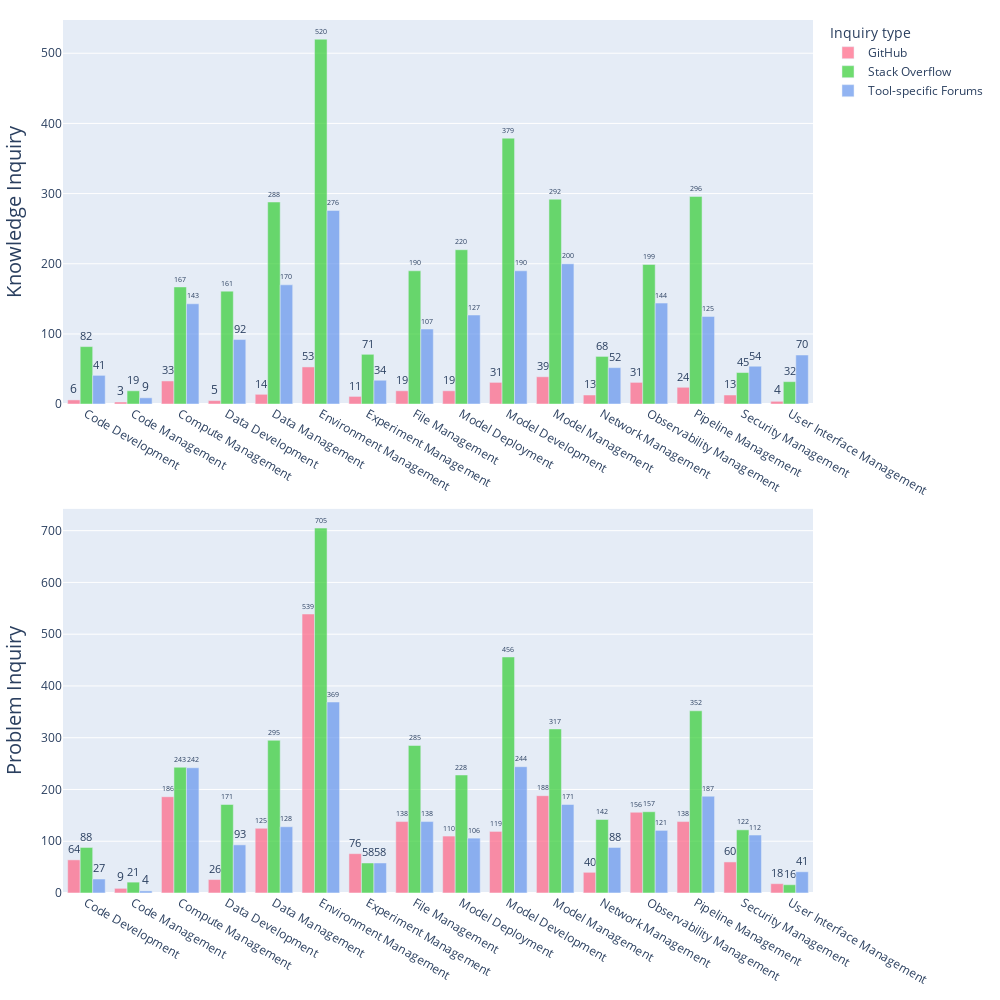

Write notebook code for a chart like this one.
### Code cell
df = pd.read_json(os.path.join(path_rq3, 'forums.json'))
df = filter_open_posts(df)
df['Challenge_topic_macro'] = df['Challenge_topic_macro'].apply(lambda x: macro_topic_indexing[x])

n = len(df['Challenge_type'].unique())
fig = make_subplots(rows=n, cols=1, shared_xaxes=False, vertical_spacing=0.12)

for i, (type, type_group) in enumerate(df.groupby('Challenge_type')):
    show_legend = True if i == 0 else False
    for forum_name, forum_group in type_group.groupby('Platform'):
        categories = []
        rates = []
        
        for name, topic_group in forum_group.groupby('Challenge_topic_macro'):
            categories.append(name)
            rates.append(len(topic_group))
            
        fig.add_trace(go.Bar(
            x=categories, 
            y=rates, 
            name=forum_name, 
            showlegend=show_legend,
            marker_color=color_map[forum_name],
            text=rates, 
            textposition='outside'), 
        row=i+1, 
        col=1)
        fig.update_yaxes(title_text=f'{type[0].upper() + type[1:]} Inquiry', title_font=dict(size=20), row=i+1, col=1)

fig.update_layout(
    width=1000, 
    height=1000,
    margin=go.layout.Margin(
        l=20,  # left margin
        r=20,  # right margin
        b=20,  # bottom margin
        t=20,  # top margin
    ),
    legend_title='Inquiry type',
    boxmode='group' 
)
fig.show()
pio.full_figure_for_development(fig, warn=False)
fig.write_image(os.path.join(path_rq3, 'Macro-topics frequency histogram.pdf'), engine="kaleido")

### Figure 1 — Plotly figure (JSON) as saved in the notebook; plotly's stock layout.template omitted (floating-point values rounded to 4 significant figures)
{"data": [{"marker": {"color": "rgba(255, 99, 132, 0.7)"}, "name": "GitHub", "showlegend": true, "text": ["6", "3", "33", "5", "14", "53", "11", "19", "19", "31", "39", "13", "31", "24", "13", "4"], "textposition": "outside", "type": "bar", "x": ["Code Development", "Code Management", "Compute Management", "Data Development", "Data Management", "Environment Management", "Experiment Management", "File Management", "Model Deployment", "Model Development", "Model Management", "Network Management", "Observability Management", "Pipeline Management", "Security Management", "User Interface Management"], "xaxis": "x", "y": [6, 3, 33, 5, 14, 53, 11, 19, 19, 31, 39, 13, 31, 24, 13, 4], "yaxis": "y"}, {"marker": {"color": "rgba(50, 205, 50, 0.7)"}, "name": "Stack Overflow", "showlegend": true, "text": ["82", "19", "167", "161", "288", "520", "71", "190", "220", "379", "292", "68", "199", "296", "45", "32"], "textposition": "outside", "type": "bar", "x": ["Code Development", "Code Management", "Compute Management", "Data Development", "Data Management", "Environment Management", "Experiment Management", "File Management", "Model Deployment", "Model Development", "Model Management", "Network Management", "Observability Management", "Pipeline Management", "Security Management", "User Interface Management"], "xaxis": "x", "y": [82, 19, 167, 161, 288, 520, 71, 190, 220, 379, 292, 68, 199, 296, 45, 32], "yaxis": "y"}, {"marker": {"color": "rgba(100, 149, 237, 0.7)"}, "name": "Tool-specific Forums", "showlegend": true, "text": ["41", "9", "143", "92", "170", "276", "34", "107", "127", "190", "200", "52", "144", "125", "54", "70"], "textposition": "outside", "type": "bar", "x": ["Code Development", "Code Management", "Compute Management", "Data Development", "Data Management", "Environment Management", "Experiment Management", "File Management", "Model Deployment", "Model Development", "Model Management", "Network Management", "Observability Management", "Pipeline Management", "Security Management", "User Interface Management"], "xaxis": "x", "y": [41, 9, 143, 92, 170, 276, 34, 107, 127, 190, 200, 52, 144, 125, 54, 70], "yaxis": "y"}, {"marker": {"color": "rgba(255, 99, 132, 0.7)"}, "name": "GitHub", "showlegend": false, "text": ["64", "9", "186", "26", "125", "539", "76", "138", "110", "119", "188", "40", "156", "138", "60", "18"], "textposition": "outside", "type": "bar", "x": ["Code Development", "Code Management", "Compute Management", "Data Development", "Data Management", "Environment Management", "Experiment Management", "File Management", "Model Deployment", "Model Development", "Model Management", "Network Management", "Observability Management", "Pipeline Management", "Security Management", "User Interface Management"], "xaxis": "x2", "y": [64, 9, 186, 26, 125, 539, 76, 138, 110, 119, 188, 40, 156, 138, 60, 18], "yaxis": "y2"}, {"marker": {"color": "rgba(50, 205, 50, 0.7)"}, "name": "Stack Overflow", "showlegend": false, "text": ["88", "21", "243", "171", "295", "705", "58", "285", "228", "456", "317", "142", "157", "352", "122", "16"], "textposition": "outside", "type": "bar", "x": ["Code Development", "Code Management", "Compute Management", "Data Development", "Data Management", "Environment Management", "Experiment Management", "File Management", "Model Deployment", "Model Development", "Model Management", "Network Management", "Observability Management", "Pipeline Management", "Security Management", "User Interface Management"], "xaxis": "x2", "y": [88, 21, 243, 171, 295, 705, 58, 285, 228, 456, 317, 142, 157, 352, 122, 16], "yaxis": "y2"}, {"marker": {"color": "rgba(100, 149, 237, 0.7)"}, "name": "Tool-specific Forums", "showlegend": false, "text": ["27", "4", "242", "93", "128", "369", "58", "138", "106", "244", "171", "88", "121", "187", "112", "41"], "textposition": "outside", "type": "bar", "x": ["Code Development", "Code Management", "Compute Management", "Data Development", "Data Management", "Environment Management", "Experiment Management", "File Management", "Model Deployment", "Model Development", "Model Management", "Network Management", "Observability Management", "Pipeline Management", "Security Management", "User Interface Management"], "xaxis": "x2", "y": [27, 4, 242, 93, 128, 369, 58, 138, 106, 244, 171, 88, 121, 187, 112, 41], "yaxis": "y2"}], "layout": {"boxmode": "group", "height": 1000, "legend": {"title": {"text": "Inquiry type"}}, "margin": {"b": 20, "l": 20, "r": 20, "t": 20}, "width": 1000, "xaxis": {"anchor": "y", "domain": [0, 1]}, "xaxis2": {"anchor": "y2", "domain": [0, 1]}, "yaxis": {"anchor": "x", "domain": [0.56, 1], "title": {"font": {"size": 20}, "text": "Knowledge Inquiry"}}, "yaxis2": {"anchor": "x2", "domain": [0, 0.44], "title": {"font": {"size": 20}, "text": "Problem Inquiry"}}}}
